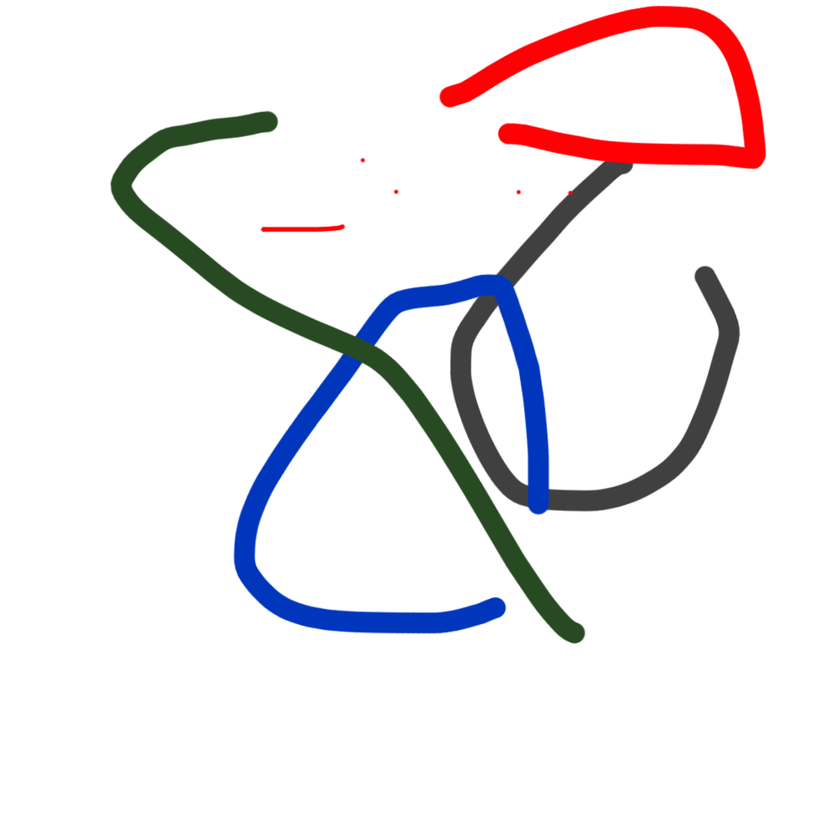
#> input picture deprecated/test2.png, 840 x 840 px, shrunk from 1000 x 1000 before the run
$ python threshold_filter.py
#> lines starting #> are read from the running program, lines starting #| are printed output that depends on the picture
import cv2
import numpy as np
from matplotlib import pyplot as plt

def open_and_load(input_path):

#> called with input_path = 'test2.png'
    b_size = 21
    images = []

    # Open original image
    img_original = cv2.imread(input_path)
#> img_original is the input picture: shape (840, 840, 3); mean B, G, R 238.3, 235.6, 238.7
    if img_original is None:
        print("Error: could not identify image")
        return

    cv2.imshow("Original image", img_original)

    # Convert to greyscale
    img_grey = cv2.cvtColor(img_original, cv2.COLOR_BGR2GRAY)
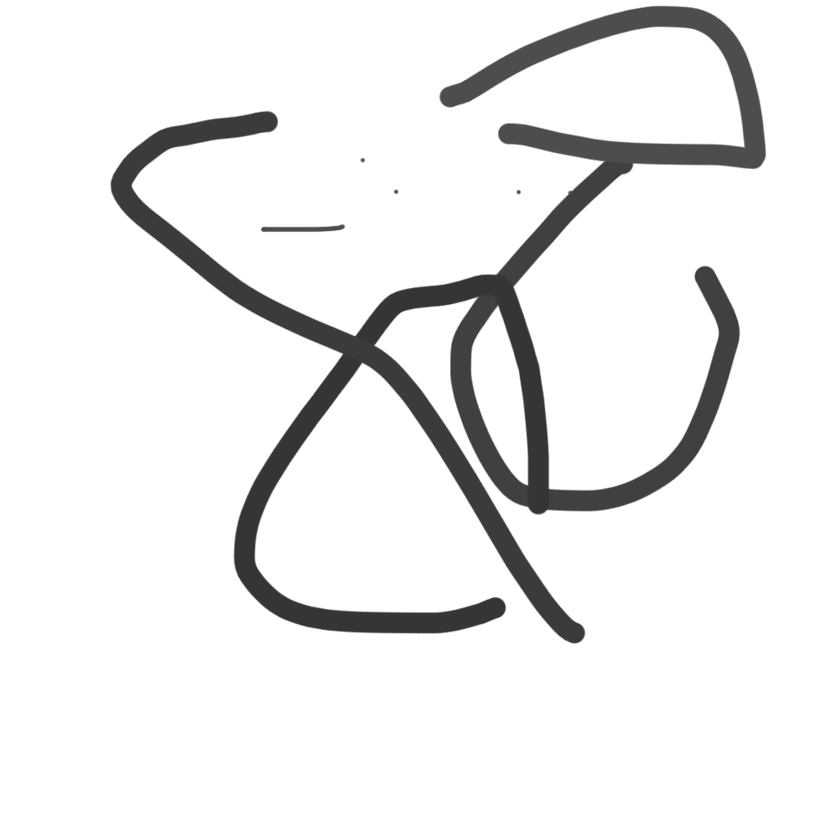
#> img_grey: shape (840, 840); min 48, max 255, mean 236.8
    cv2.imshow("Grey image", img_grey)
    images.append(img_grey)

    # Average
    avg_kernel = np.ones((b_size,b_size),np.float32)/(b_size*b_size)
    img_average = cv2.filter2D(img_grey,-1,avg_kernel)
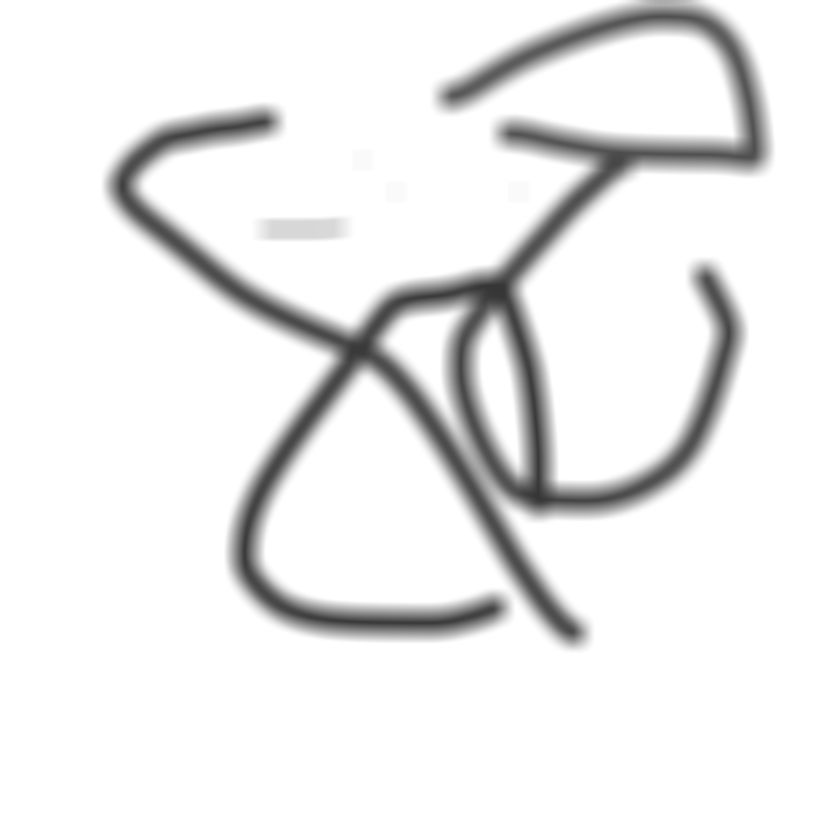
#> img_average: shape (840, 840); min 53, max 255, mean 236.8
    cv2.imshow("Average image", img_grey)
    images.append(img_average)

    # Gaussian smoothing
    img_gaussian = cv2.GaussianBlur(img_grey,(b_size,b_size), 0)
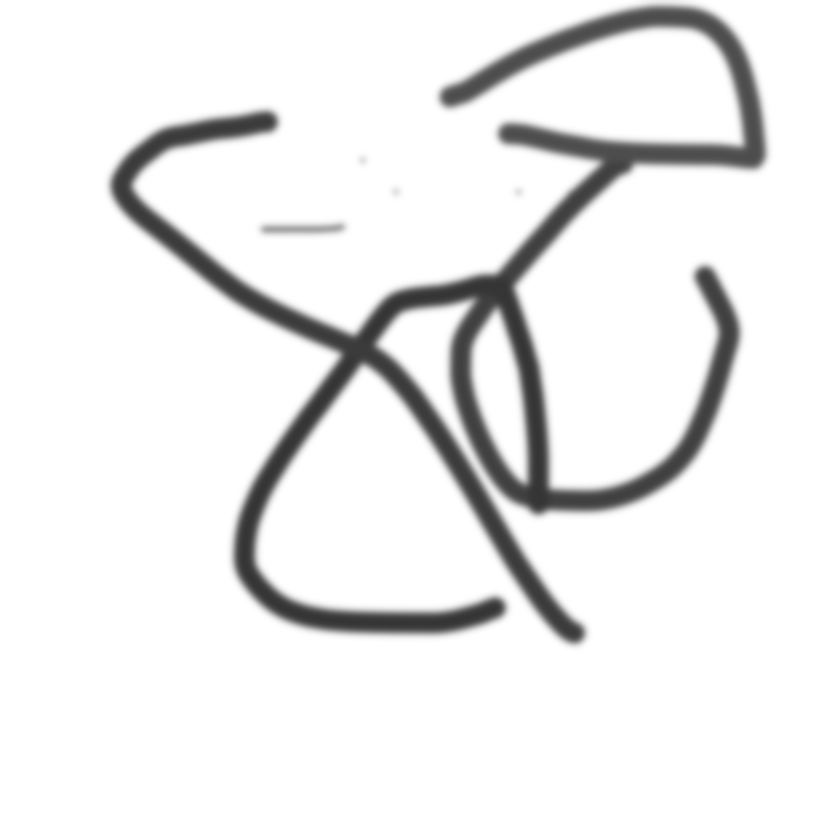
#> img_gaussian: shape (840, 840); min 53, max 255, mean 236.8
    cv2.imshow("Gaussian image", img_gaussian)
    images.append(img_gaussian)

    # Median bluring
    img_median = cv2.medianBlur(img_grey,b_size)
    cv2.imshow("Median image", img_median)
    images.append(img_median)

    # --- Identifying peaks ---
    marked_images = []
    for i in range(len(images)):
        print("Starting " + str(i))
        input_img = images[i]
        marked_image = img_original.copy()

        height, width = input_img.shape

        for y in range(1, height-1):
            for x in range(1, width - 1):
                center_val = input_img[y,x]

                neighbors = [
                    input_img[y-1, x-1], input_img[y-1, x], input_img[y-1, x+1],
                    input_img[y, x-1], input_img[y, x+1],
                    input_img[y+1, x-1], input_img[y+1, x], input_img[y+1, x+1],
                ]

                # Mark high point
                if all(center_val >= n for n in neighbors):
                    cv2.circle(marked_image, (x, y), 2, (255, 0, 0), -1)


        marked_images.append(marked_image)
#> this loop made 4 passes
#| Starting 0
#| Starting 1
#| Starting 2
#| Starting 3
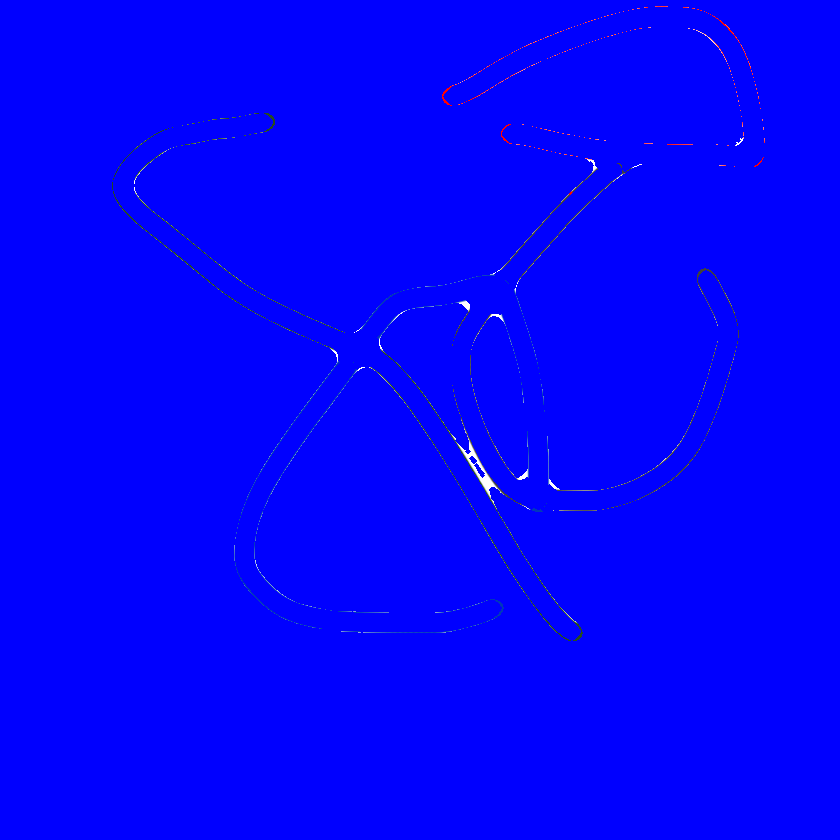
#> marked_image: shape (840, 840, 3); mean B, G, R 253.9, 0.9, 0.9
#> after the loop, marked_images = 4 items

    for i in range(len(marked_images)):
        cv2.imshow("img" + str(i), marked_images[i])
#> this loop made 4 passes
#> pass 1, in open_and_load, `cv2.imshow("img" + str(i), marked_images[i])`:
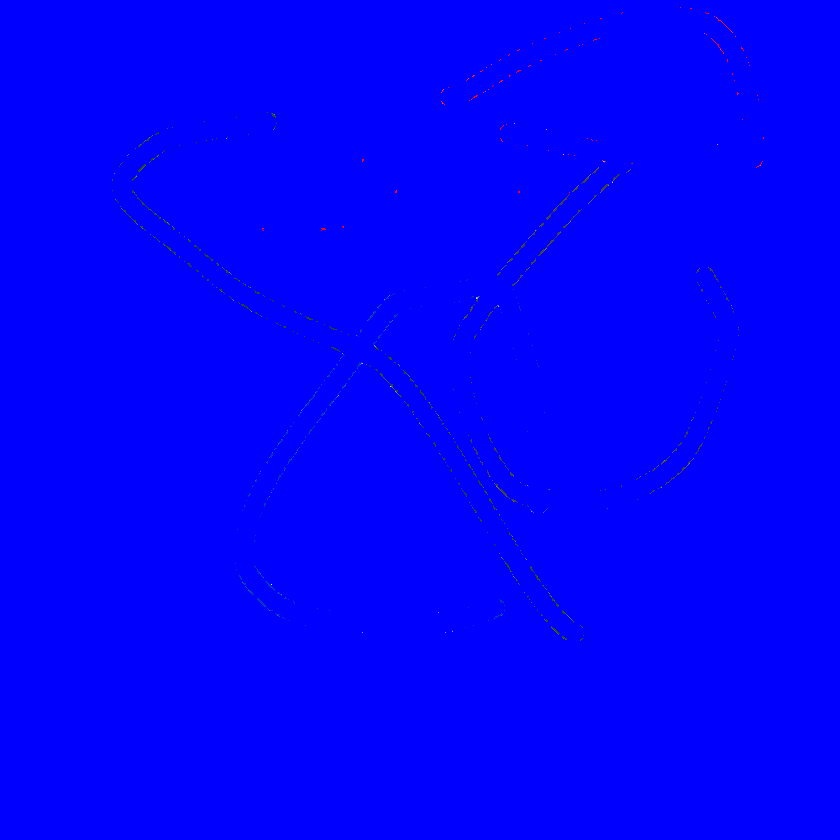
#> window 'img0': shape (840, 840, 3); mean B, G, R 254.4, 0.2, 0.2
#> pass 2, in open_and_load, `cv2.imshow("img" + str(i), marked_images[i])`:
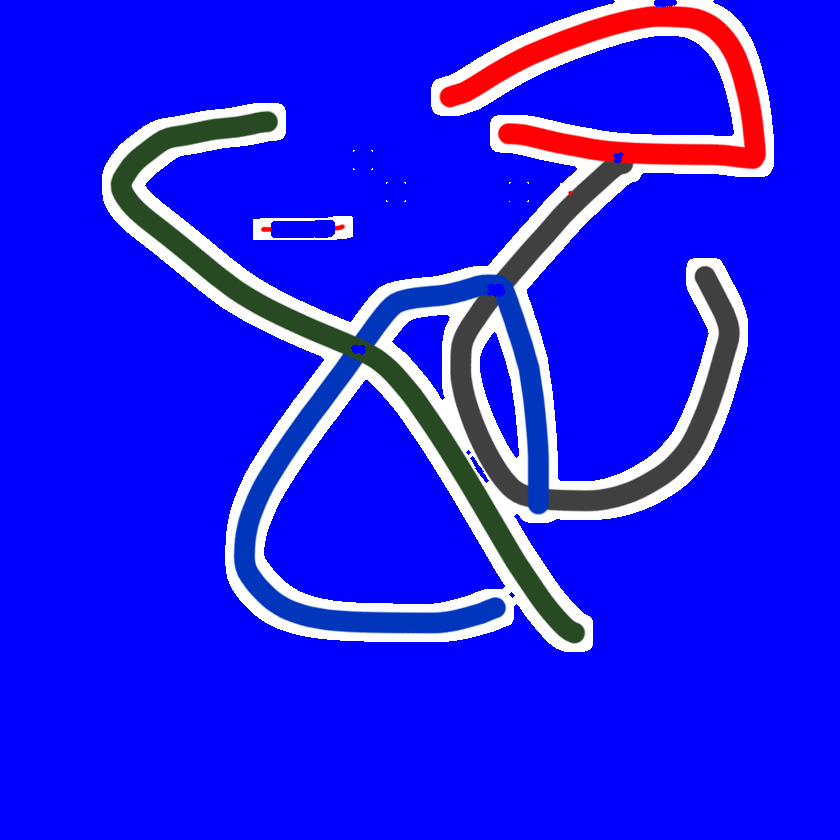
#> window 'img1': shape (840, 840, 3); mean B, G, R 238.5, 28.8, 31.7


    cv2.waitKey()
    cv2.destroyAllWindows()
    return

if __name__ == "__main__":
    input_path = "test2.png"   # Replace with your input image path
    output_path = "output.jpg" # Replace with your desired output path
    open_and_load(input_path)


    # [9 lines of commented-out code are left out]
import numpy as np
from matplotlib import pyplot as plt

def open_and_load(input_path):

#> called with input_path = 'test2.png'
    b_size = 21
    images = []

    # Open original image
    img_original = cv2.imread(input_path)
    if img_original is None:
        print("Error: could not identify image")
        return

    cv2.imshow("Original image", img_original)

    # Convert to greyscale
    img_grey = cv2.cvtColor(img_original, cv2.COLOR_BGR2GRAY)
    cv2.imshow("Grey image", img_grey)
    images.append(img_grey)

    # Average
    avg_kernel = np.ones((b_size,b_size),np.float32)/(b_size*b_size)
    img_average = cv2.filter2D(img_grey,-1,avg_kernel)
    cv2.imshow("Average image", img_grey)
    images.append(img_average)

    # Gaussian smoothing
    img_gaussian = cv2.GaussianBlur(img_grey,(b_size,b_size), 0)
    cv2.imshow("Gaussian image", img_gaussian)
    images.append(img_gaussian)

    # Median bluring
    img_median = cv2.medianBlur(img_grey,b_size)
    cv2.imshow("Median image", img_median)
    images.append(img_median)

    # --- Identifying peaks ---
    marked_images = []
    for i in range(len(images)):
        print("Starting " + str(i))
        input_img = images[i]
        marked_image = img_original.copy()

        height, width = input_img.shape

        for y in range(1, height-1):
            for x in range(1, width - 1):
                center_val = input_img[y,x]

                neighbors = [
                    input_img[y-1, x-1], input_img[y-1, x], input_img[y-1, x+1],
                    input_img[y, x-1], input_img[y, x+1],
                    input_img[y+1, x-1], input_img[y+1, x], input_img[y+1, x+1],
                ]

                # Mark high point
                if all(center_val >= n for n in neighbors):
                    cv2.circle(marked_image, (x, y), 2, (255, 0, 0), -1)


        marked_images.append(marked_image)
#> after the loop, marked_images = 4 items

    for i in range(len(marked_images)):
        cv2.imshow("img" + str(i), marked_images[i])


    cv2.waitKey()
    cv2.destroyAllWindows()
    return

if __name__ == "__main__":
    input_path = "test2.png"   # Replace with your input image path
    output_path = "output.jpg" # Replace with your desired output path
    open_and_load(input_path)


    # [9 lines of commented-out code are left out]
